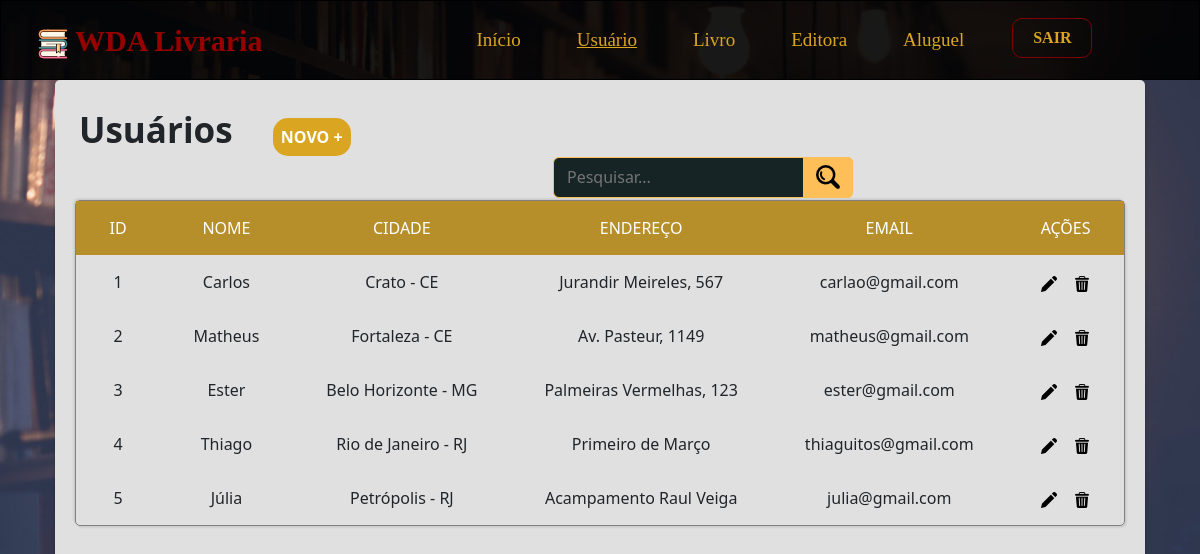
The page /user.php (signed in) on the database its author committed.
### tables this page shows
CREATE TABLE `usuarios` (
  `CodUsuario` int(11) NOT NULL AUTO_INCREMENT,
  `Nome` varchar(45) NOT NULL,
  `Cidade` varchar(45) NOT NULL,
  `Endereco` varchar(75) NOT NULL,
  `Email` varchar(100) NOT NULL,
  `CPF` varchar(11) NOT NULL,
  PRIMARY KEY (`CodUsuario`)
);

### user.php (the view, shortened to what this page needs)
<?php
    include_once('config.php');
    if(!empty($_GET['search'])){
       $data = $_GET['search'];
       $sql = "SELECT * FROM usuarios WHERE CodUsuario LIKE '%$data%' OR Nome LIKE '%$data%' OR Cidade LIKE '%$data%' OR Email LIKE '%$data%' OR Endereco LIKE '%$data%' ORDER BY CodUsuario ASC";
    }
    else{
        $sql = "SELECT * FROM usuarios ORDER BY CodUsuario ASC";
    }
    $result = $conexao -> query($sql);
?>
<!DOCTYPE html>
<html lang="pt-br">
<head>
    <link rel="stylesheet" href="estilos/style.css?<?php echo rand(1, 1000); ?>">
    <link href="https://cdn.jsdelivr.net/npm/bootstrap@5.3.0-alpha3/dist/css/bootstrap.min.css" rel="stylesheet">
</head>
<body>
    <header>
        <nav class="navbar navbar-expand-lg" id="navbar">
            <div class="container-fluid">
                <a class="navbar-brand" href="inicio.php"><img src="img/books.png" style="height: 30px; width: 30px;" alt=""> WDA Livraria</a>
                <div class="collapse navbar-collapse" id="navbarNavAltMarkup">
                <div class="navbar-nav">
                    <a class="nav-link" aria-current="page" href="inicio.php">Início</a>
                    <a class="nav-link" href="user.php" style="text-decoration: underline;">Usuário</a>
                    <a class="nav-link" href="livro.php">Livro</a>
                    <a class="nav-link" href="editora.php">Editora</a>
                    <a class="nav-link" href="aluguel.php">Aluguel</a>
                    <a href="sair.php"><button class="btn btn-outline-danger" id="botao-sair" type="submit">SAIR</button></a>
                </div>
                </div>
            </div>
        </nav>
    </header>
    <main>
        <div class="grid-header">
            <span class="titulo-pg">Usuários</span>
            <div class="novo-btn" onclick="abrirModal('vis-modal')">NOVO +</div>
            <form class="searchbox sbx-custom">
            <div role="search" class="sbx-custom__wrapper">
                <input type="search" name="search" placeholder="Pesquisar..." autocomplete="off" class="sbx-custom__input" id="pesquisadora">
                <button type="submit" class="sbx-custom__submit" onclick="searchData()">
                    <img src="img/search.png" alt="">
                </button>
            </div>
            </form>
        </div>
       <div class="container-grid">
                <div class="titulos">ID</div>
                <div class="titulos">NOME</div>
                <div class="titulos">CIDADE</div>
                <div class="titulos">ENDEREÇO</div>
                <div class="titulos">EMAIL</div>
                <div class="titulos">AÇÕES</div>
                <?php
                    while($user_data = mysqli_fetch_assoc($result)){
                        echo "<div class='itens'>".$user_data['CodUsuario']."</div>"
                        ."<div class='itens'>".$user_data['Nome']."</div>"
                        ."<div class='itens'>".$user_data['Cidade']."</div>"
                        ."<div class='itens'>".$user_data['Endereco']."</div>"
                        ."<div class='itens'>".$user_data['Email']."</div>"
                        ."<div class='itens'>
                            <a href='edit/edit-user.php?id=$user_data[CodUsuario]'><img src='img/pencil.png' alt='PencilEdit' title='Editar'></a>
                            &nbsp;&nbsp;
                            <a href='delete/delet-user.php?id=$user_data[CodUsuario]'><img src='img/bin.png' alt='Bin' title='Deletar'></a>
                        </div>";
                    }
                ?>
       </div>
    </main>
</body>
</html>

### estilos/style.css (style rules this page uses)
:root { --cor1: rgb(65, 69, 94); --cor2: maroon; --cor3: rgb(182, 143, 43); }
* { font-size: 16px; margin: 0; padding: 0; box-sizing: border-box; }
body { overflow-x: hidden; background-image: url(../img/background1.jpg); background-position: center center; background-repeat: no-repeat; background-size: cover; background-attachment: fixed; font-family: Verdana, Geneva, Tahoma, sans-serif; }
header { width: 100vw; height: 10vh; border: 1px solid black; font-family: 'Castoro'; font-size: 20px; }
nav.navbar { height: 100%; background-color: rgba(0, 0, 0, 0.905); }
a.nav-link { margin-right: 40px; color: rgb(218, 165, 32); text-decoration: none; display: inline; font-weight: 500; font-size: 19px; }
a.navbar-brand { color: rgb(152, 0, 0); font-weight: bold; text-decoration: none; margin-left: 25px; font-size: 30px; padding: 0; }
.navbar-nav { margin:0 auto; margin-left: 190px; }
#botao-sair { border: 1px solid var(--cor2); border-radius: 10px; height: 40px; color: #DAA520; width: 80px; font-weight: 700; background-color: transparent; display: inline-block; cursor: pointer; text-align: center; padding: 5px; }
main { box-shadow: 1.5px 1.5px 2px rgba(0, 0, 0, 0.102), -1.5px -1.5px 2px rgba(0, 0, 0, 0.100); min-height: 90vh; width: 1090px; margin: 0 auto; padding: 20px; background-color: rgb(224, 224, 224); border-radius: 5px; overflow: hidden; border: none; }
div.grid-header { width: 100%; height: 100px; padding: 4px; overflow: hidden; }
.titulo-pg { font-size: 35px; font-weight: bold; padding: 0; }
.novo-btn { box-shadow: 1px 1px 6px solid rgba(0, 0, 0, 0.301); background-color: goldenrod; border-radius:15px; cursor:pointer; color:white; font-size: 16px; font-weight: bold; padding: 8px; margin-left: 36px; height: 150px; margin-bottom: 15px; width: fit-content; display: inline; }
.sbx-custom { display: inline-block; position: relative; width: 300px; height: 41px; white-space: nowrap; box-sizing: border-box; font-size: 16px; margin-left: 474px; }
.sbx-custom__wrapper { width: 100%; height: 100%; display: flex; }
.sbx-custom__input { display: inline-block; border: 1px solid #FFBF58; color: white; border-radius: 6px; background: rgb(22, 36, 38); padding-right: 79px; padding-left: 13px; width: 100%; height: 100%; vertical-align: middle; white-space: normal; font-size: inherit; }
.sbx-custom__submit { position: absolute; top: 0; right: 0; left: inherit; margin: 0; border: 0; border-radius: 0 5px 5px 0; background-color: #ffbf58; padding: 0; width: 50px; height: 100%; vertical-align: middle; text-align: center; font-size: inherit; }
.sbx-custom__submit::before { display: inline-block; margin-right: -4px; height: 100%; vertical-align: middle; content: ''; }
.container-grid { display: grid; grid-template-columns: auto auto auto auto auto auto; border: 1px solid gray; border-radius: 5px; box-shadow: 1.5px 1.5px 2px rgba(0, 0, 0, 0.102), -1.5px -1.5px 2px rgba(0, 0, 0, 0.100); }
.titulos { background-color: var(--cor3); font-size: 16px; text-align: center; padding: 15px; color: white; }
.container-grid .itens { font-size: 16px; text-align: center; padding: 15px; }
.itens img { cursor: pointer; }

### rows shown on the page
usuarios: CodUsuario "1", Nome "Carlos", Cidade "Crato - CE", Endereco "Jurandir Meireles, 567", Email "carlao@gmail.com"
usuarios: CodUsuario "2", Nome "Matheus", Cidade "Fortaleza - CE", Endereco "Av. Pasteur, 1149", Email "matheus@gmail.com"
usuarios: CodUsuario "3", Nome "Ester", Cidade "Belo Horizonte - MG", Endereco "Palmeiras Vermelhas, 123", Email "ester@gmail.com"
usuarios: CodUsuario "4", Nome "Thiago", Cidade "Rio de Janeiro - RJ", Endereco "Primeiro de Março", Email "thiaguitos@gmail.com"
usuarios: CodUsuario "5", Nome "Júlia", Cidade "Petrópolis - RJ", Endereco "Acampamento Raul Veiga", Email "julia@gmail.com"
